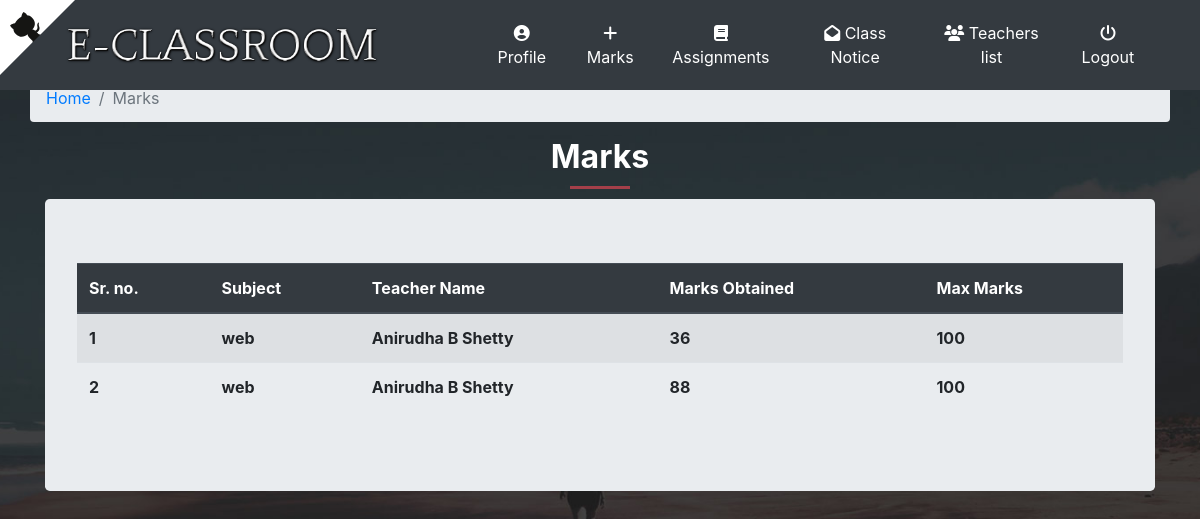
The app's page /classroom/student/2/all_marks (signed in) with its own data.
### classroom/models.py (models this page shows, shortened)
class StudentMarks(models.Model):
    teacher = models.ForeignKey(Teacher,related_name='given_marks',on_delete=models.CASCADE)
    student = models.ForeignKey(Student,related_name="marks",on_delete=models.CASCADE)
    subject_name = models.CharField(max_length=250)
    marks_obtained = models.IntegerField()
    maximum_marks = models.IntegerField()

class Teacher(models.Model):
    user = models.OneToOneField(User,on_delete=models.CASCADE,primary_key=True,related_name='Teacher')
    name = models.CharField(max_length=250)
    subject_name = models.CharField(max_length=250)
    email = models.EmailField(max_length=254)
    phone = models.IntegerField()
    teacher_profile_pic = models.ImageField(upload_to="classroom/teacher_profile_pic",blank=True)
    class_students = models.ManyToManyField(Student,through="StudentsInClass")

### classroom/views.py (the view)
class StudentAllMarksList(LoginRequiredMixin,DetailView):
    model = models.Student
    template_name = "classroom/student_allmarks_list.html"
    context_object_name = "student"

### template/classroom/student_allmarks_list.html
{% extends "classroom/base.html" %}
{% block content %}
<div class="container ">
		<div class="row">
            <ol class="col-12 breadcrumb">
                <li class="breadcrumb-item"><a href="{% url 'home' %}">Home</a></li>
                <li class="breadcrumb-item active">Marks</li>
            </ol>
        </div>
       <div class="section-heading">
            <h2>Marks</h2>
            <div class="line-dec"></div>
          </div>
<div class="jumbotron">
  {% if student.marks.count == 0  %}
  <h2 class="text-dark text-center">No marks are published yet!</h2>
  {% else %}
   <div class="row row-content">
            <div class="col-12 col-sm-12">
 <div class="table-responsive">
                    <table class="table table-striped">
    <thead class="thead-dark">
      <tr>
        <th scope="col">Sr. no.</th>
        <th scope="col">Subject</th>
        <th scope="col">Teacher Name</th>
        <th scope="col">Marks Obtained</th>
        <th scope="col">Max Marks</th>
      </tr>
    </thead>
    <tbody>
      {% for object in student.marks.all %}
      <tr>
        <th scope="row">{{ forloop.counter }}</th>
        <th>{{ object.subject_name }}</th>
        <th>{{ object.teacher.name }}</th>
        <th>{{ object.marks_obtained }}</th>
        <th>{{ object.maximum_marks }}</th>
      </tr>
      {% endfor %}
    </tbody>
  </table>
  {% endif %}
</div>
</div>
</div>
</div>
</div>
{% endblock %}

### static/css/base.css (style rules this page uses)
.active { display: block; }
.section-heading { text-align: center; }
.section-heading h2 { font-size: 32px; font-weight: 700; color: #fff; }
.section-heading .line-dec { width: 60px; height: 3px; background-color: #a43f49; margin: 10px auto; }
.bg { height: 100%; width:100%; background-attachment: fixed; background-position: center; background-repeat: no-repeat; background-size: cover; }

### records on screen
StudentMarks: subject_name "web", teacher.name "Anirudha B Shetty", marks_obtained "36", maximum_marks "100"
StudentMarks: subject_name "web", teacher.name "Anirudha B Shetty", marks_obtained "88", maximum_marks "100"
